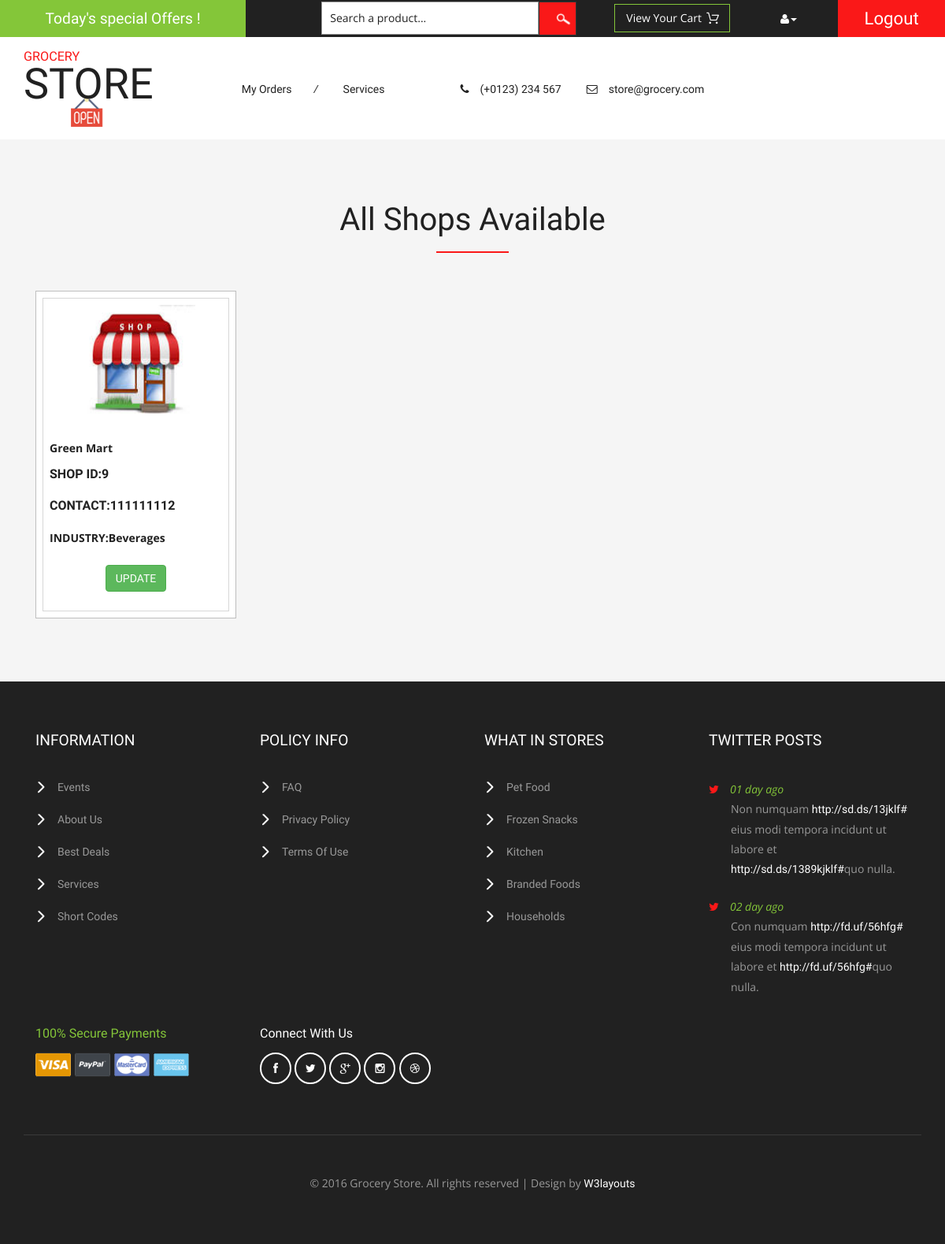
Screenshot of /ownershopview/ (signed in) with the database file from the repository.
### finalapp/models.py (models this page shows)
class shopreg(models.Model):
    shopname=models.CharField(max_length=100,null=True)
    ownername=models.CharField(max_length=100,null=True)
    password=models.CharField(max_length=100,null=True)
    email=models.EmailField(max_length=100,null=True)
    phone=models.IntegerField(max_length=100,null=True)
    usertype=models.CharField(max_length=100,null=True,default="shop")
    industry=models.CharField(max_length=100,null=True)
    status=models.CharField(max_length=100,null=True,default="pending")

### finalapp/views.py (the view)
# urls.py: path('ownershopview/',views.ownershopview),
def ownershopview(request):
    shopid=request.session['shopid']
    shopdata3=shopreg.objects.filter(status="approved",id=shopid)
    return render(request,"ownershopview.html",{"shopdata3":shopdata3})

### templates/ownershopview.html (shortened to what this page needs)
{% extends 'shopbase.html' %}
{% block header %}
{% load static %}
    <div class="top-brands">
        <div class="container">
            <h3>All Shops Available</h3>
            <div class="agile_top_brands_grids">
{% for i in shopdata3 %}
                <div class="col-md-3 top_brand_left">
                    <div class="hover14 column">
                        <div class="agile_top_brand_left_grid">
                            <div class="agile_top_brand_left_grid1">
                                <figure>
                                    <div class="snipcart-item block" >
                                        <div class="snipcart-thumb">
                                            <a href="single.html"><img title=" " id="img" alt=" " src="{% static 'images/shop image.jpeg' %}"/></a>
                                            <p><b>{{i.shopname}}</b></p>
                                            <h4>SHOP ID:{{i.id}} </h4>
                                            <br>
                                            <h4>CONTACT:{{i.phone}}</h4>
                                            <p><b>INDUSTRY:{{i.industry}}</b></p>
                                        </div>
                                        <div class="snipcart-details top_brand_home_details">
                                            <form action="checkout.html" method="post" enctype="multipart/form-data">
                                                <fieldset>
                                                    <a href="/ownershopupdate?d9={{i.id}}" class="btn btn-success">UPDATE</a>
                                                </fieldset>
                                            </form>
                                        </div>
                                    </div>
                                </figure>
                            </div>
                        </div>
                    </div>
                </div>
{% endfor %}
                <div class="clearfix"> </div>
            </div>
        </div>
    </div>
{% endblock %}

### templates/ownershopview.html (style rules this page uses)
#img { height: 150px; width: 150px; }

### rows the page displays
shopreg: shopname "Green Mart", id "9", phone "111111112", industry "Beverages"
